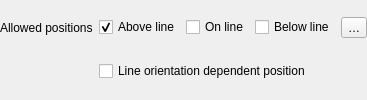
                          <widget class="QFrame" name="mPlacementLineFrame">
                           <property name="minimumSize">
                            <size>
                             <width>0</width>
                             <height>0</height>
                            </size>
                           </property>
                           <property name="toolTip">
                            <string>Allowed label placement for lines. At least one position must be selected.</string>
                           </property>
                           <property name="frameShape">
                            <enum>QFrame::Shape::NoFrame</enum>
                           </property>
                           <property name="frameShadow">
                            <enum>QFrame::Shadow::Raised</enum>
                           </property>
                           <layout class="QGridLayout" name="gridLayout_10">
                            <property name="leftMargin">
                             <number>0</number>
                            </property>
                            <property name="topMargin">
                             <number>0</number>
                            </property>
                            <property name="rightMargin">
                             <number>0</number>
                            </property>
                            <property name="bottomMargin">
                             <number>0</number>
                            </property>
                            <item row="1" column="1">
                             <widget class="QCheckBox" name="chkLineOrientationDependent">
                              <property name="text">
                               <string>Line orientation dependent position</string>
                              </property>
                             </widget>
                            </item>
                            <item row="0" column="1">
                             <layout class="QHBoxLayout" name="horizontalLayout">
                              <item>
                               <widget class="QCheckBox" name="chkLineAbove">
                                <property name="sizePolicy">
                                 <sizepolicy hsizetype="Maximum" vsizetype="Fixed">
                                  <horstretch>0</horstretch>
                                  <verstretch>0</verstretch>
                                 </sizepolicy>
                                </property>
                                <property name="text">
                                 <string>Above line</string>
                                </property>
                                <property name="checked">
                                 <bool>true</bool>
                                </property>
                               </widget>
                              </item>
                              <item>
                               <widget class="QCheckBox" name="chkLineOn">
                                <property name="sizePolicy">
                                 <sizepolicy hsizetype="Maximum" vsizetype="Fixed">
                                  <horstretch>0</horstretch>
                                  <verstretch>0</verstretch>
                                 </sizepolicy>
                                </property>
                                <property name="text">
                                 <string>On line</string>
                                </property>
                               </widget>
                              </item>
                              <item>
                               <widget class="QCheckBox" name="chkLineBelow">
                                <property name="text">
                                 <string>Below line</string>
                                </property>
                               </widget>
                              </item>
                              <item>
                               <widget class="QgsPropertyOverrideButton" name="mLinePlacementFlagsDDBtn">
                                <property name="text">
                                 <string>…</string>
                                </property>
                               </widget>
                              </item>
                             </layout>
                            </item>
                            <item row="0" column="0">
                             <widget class="QLabel" name="label_13">
                              <property name="sizePolicy">
                               <sizepolicy hsizetype="Maximum" vsizetype="Preferred">
                                <horstretch>0</horstretch>
                                <verstretch>0</verstretch>
                               </sizepolicy>
                              </property>
                              <property name="text">
                               <string>Allowed positions</string>
                              </property>
                             </widget>
                            </item>
                           </layout>
                          </widget>
